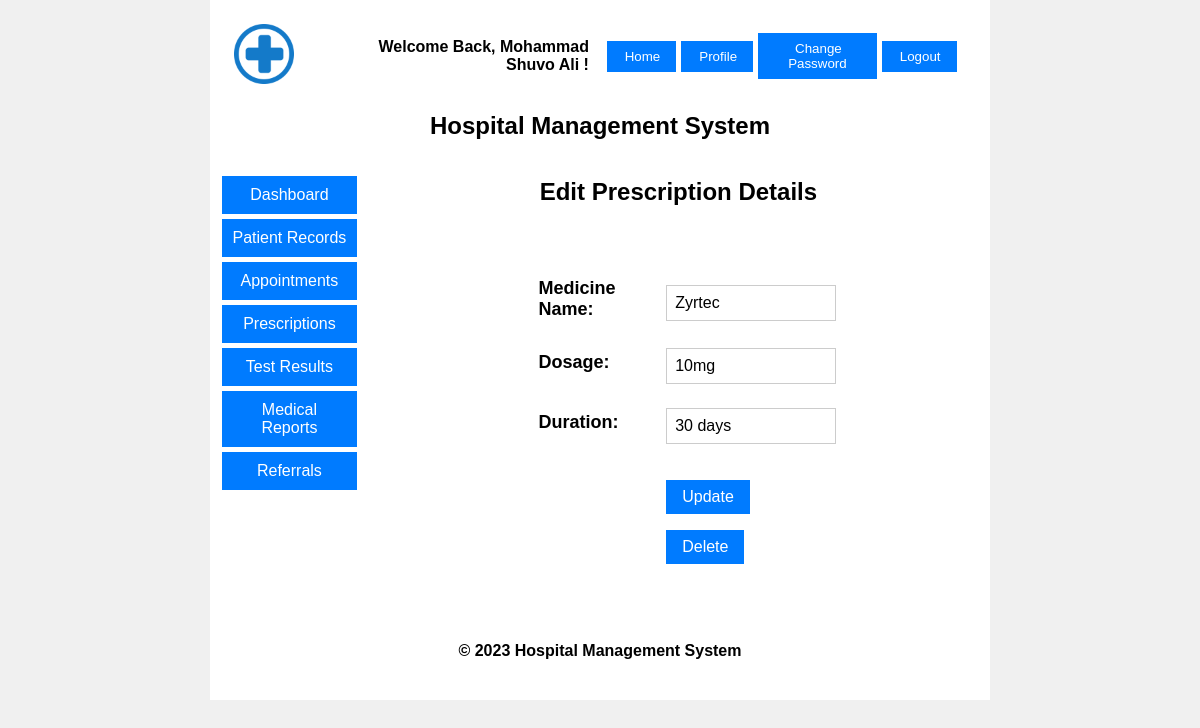
/views/edit_prescription.php?prescription_id=3 (signed in), run on the app's committed database.
### tables this page shows
CREATE TABLE `doctor` (
  `doctor_id` int(11) NOT NULL,
  `user_id` int(11) NOT NULL,
  `first_name` varchar(255) NOT NULL,
  `last_name` varchar(255) NOT NULL,
  `date_of_birth` date DEFAULT NULL,
  `gender` enum('male','female','other') DEFAULT NULL,
  `address` text DEFAULT NULL,
  `phone` varchar(20) DEFAULT NULL
);

CREATE TABLE `prescription` (
  `prescription_id` int(11) NOT NULL,
  `appointment_id` int(11) NOT NULL,
  `patient_id` int(11) NOT NULL,
  `medicine_name` varchar(255) NOT NULL,
  `dosage` varchar(255) DEFAULT NULL,
  `duration` varchar(255) DEFAULT NULL,
  `doctor_id` int(11) DEFAULT NULL
);

### models/edit_prescription_model.php (called while the page is built, shortened)
<?php
function getPrescription($prescription_id) {
    require '../models/config.php';
    $stmt = $pdo->prepare("SELECT * FROM prescription WHERE prescription_id = :prescription_id");
    $stmt->bindParam(':prescription_id', $prescription_id);
    $stmt->execute();
    $prescription = $stmt->fetch(PDO::FETCH_ASSOC);
    return $prescription;
}
?>

### controllers/edit_prescription_controller.php (called while the page is built, shortened)
<?php
$prescription = getPrescription($_GET['prescription_id']);
?>

### views/edit_prescription.php (the view, shortened to what this page needs)
<?php
require '../models/edit_prescription_model.php';
require '../controllers/edit_prescription_controller.php';
include '../views/header.php';
include '../views/sidebar.php';
?>
<td width="80%" valign="top">
  <h2 align='center'>Edit Prescription Details</h2>
  <div class="dashboard-form">
    <form method="post" action=<?php echo htmlspecialchars($_SERVER["PHP_SELF"]); ?>>
      <table align="center">
        <tr>
          <td><input type="hidden" name="prescription_id" value="<?php echo $prescription['prescription_id']; ?>" readonly></td>
        </tr>
        <tr>
          <td><input type="hidden" name="appointment_id" value="<?php echo $prescription['appointment_id']; ?>" readonly></td>
        </tr>
        <tr>
          <td><input type="hidden" name="patient_id" value="<?php echo $prescription['patient_id']; ?>" readonly></td>
        </tr>
        <tr>
          <td> <label for="medicine_name">Medicine Name:</label></td>
          <td><input type="text" name="medicine_name" value="<?php echo $prescription['medicine_name']; ?>"></td>
        </tr>
        <tr>
          <td> <label for="dosage">Dosage:</label></td>
          <td><input type="text" name="dosage" value="<?php echo $prescription['dosage']; ?>"></td>
        </tr>
        <tr>
          <td> <label for="duration">Duration:</label></td>
          <td><input type="text" name="duration" value="<?php echo $prescription['duration']; ?>"></td>
        </tr>
        <tr>
          <td></td>
          <td colspan="2" align="center">
            <input type="submit" name="update" value="Update">
            <input type="submit" name="delete" value="Delete" onclick="return confirm('Are you sure you want to delete this prescription?');">
          </td>
        </tr>
      </table>
      <br>
    </form>
  </div>
</td>
</tr>
<?php include '../views/footer.php'; ?>

### views/header.php (shortened to what this page needs)
<!DOCTYPE html>
<html lang="en">
<head>
	<?php
		if (isset($_COOKIE['mode'])) {
			$mode = $_COOKIE['mode'];
			if ($mode == 'light') {
				echo '<link rel="stylesheet" href="../views/css/light_style.css">';
			} else if ($mode == 'dark') {
				echo '<link rel="stylesheet" href="../views/css/dark_style.css">';
			}
		} else {
			echo '<link rel="stylesheet" href="../views/css/light_style.css">';
		}
	?>
</head>
<body>
	<table class="main_table" width="60%;" align='center'>
		<tr>
			<td colspan="4">
				<table width="100%;">
					<tr>
						<td width="100" height="40" align="center">
							<a href="index.php">
								<img src="../picture/logo.png" alt="HMS LOGO" width="60" height="60">
							</a>
						</td>
						<td align='right'>
							<nav style="text-align: right;">
								<?php
								if (isset($_SESSION['user_id']) && $_SESSION['role'] == 'doctor') {
									$user_id = $_SESSION['user_id'];
									require "../models/config.php";
									$stmt = $pdo->prepare("SELECT first_name, last_name FROM doctor WHERE user_id = :user_id");
									$stmt->bindParam(":user_id", $user_id);
									$stmt->execute();
									$doctor = $stmt->fetch(PDO::FETCH_ASSOC);
									if ($doctor) {
										$fname = ucwords($doctor['first_name']);
										$lname = ucwords($doctor['last_name']);
										echo '<b>Welcome Back, ' . $fname . ' ' . $lname . ' !</b> &nbsp&nbsp&nbsp&nbsp';
										echo '<button><a href="doctor_dashboard.php">Home</a></button>';
										echo '<button><a href="profile.php">Profile</a></button>';
										echo '<button><a href="change_password.php">Change Password</a></button>';
										echo '<button><a href="../controllers/logout.php">Logout</a></button> &nbsp';
									}
								}
								?>
							</nav>
						</td>
					</tr>
					<tr>
						<td colspan="2">
							<h2 align='center'>Hospital Management System</h2>
						</td>
					</tr>
				</table>
			</td>
		</tr>

### views/css/light_style.css (style rules this page uses)
body { font-family: Arial, sans-serif; background-color: #f0f0f0; margin: 0; padding: 0; }
.main_table { width: 65%; margin: 0 auto; background-color: #ffffff; }
th, td { padding: 10px; text-align: left; }
a { text-decoration: none; color: #1100ff; }
nav { display: flex; justify-content: flex-end; align-items: center; }
nav button { padding: 8px 16px; background-color: #007bff; color: #ffffff; border: none; cursor: pointer; margin-right: 5px; }
nav button a { color: #ffffff; margin-left: 2px; }
h2 { text-align: center; margin-top: 2px; margin-bottom: 2px; }
.dashboard-form { width: 50%; margin: 0 auto; }
.dashboard-form form { margin: 0 auto; text-align: center; }
.dashboard-form table { margin: 0 auto; width: 100%; border-collapse: collapse; }
.dashboard-form label { display: block; margin-bottom: 4px; font-weight: bold; font-size: 18px; }
.dashboard-form select, .dashboard-form input[type="text"], .dashboard-form input[type="email"], .dashboard-form input[type="date"], .dashboard-form textarea, .dashboard-form input[type="tel"], .dashboard-form input[type="time"], .dashboard-form input[type="password"] { width: 100%; padding: 8px; margin-top: 4px; font-size: 16px; border: 1px solid #ccc; }
.dashboard-form input[type="submit"], .dashboard-form input[type="reset"], .dashboard-form input[type="checkbox"], .dashboard-form input[type="radio"] { display: inline-block; margin: 0; padding: 8px 16px; margin-top: 16px; background-color: #007bff; color: #fff; text-decoration: none; border: none; cursor: pointer; font-size: 16px; }

### data on the page
doctor: first_name "Mohammad Shuvo", last_name "Ali"
prescription: medicine_name "Zyrtec", dosage "10mg", duration "30 days"
